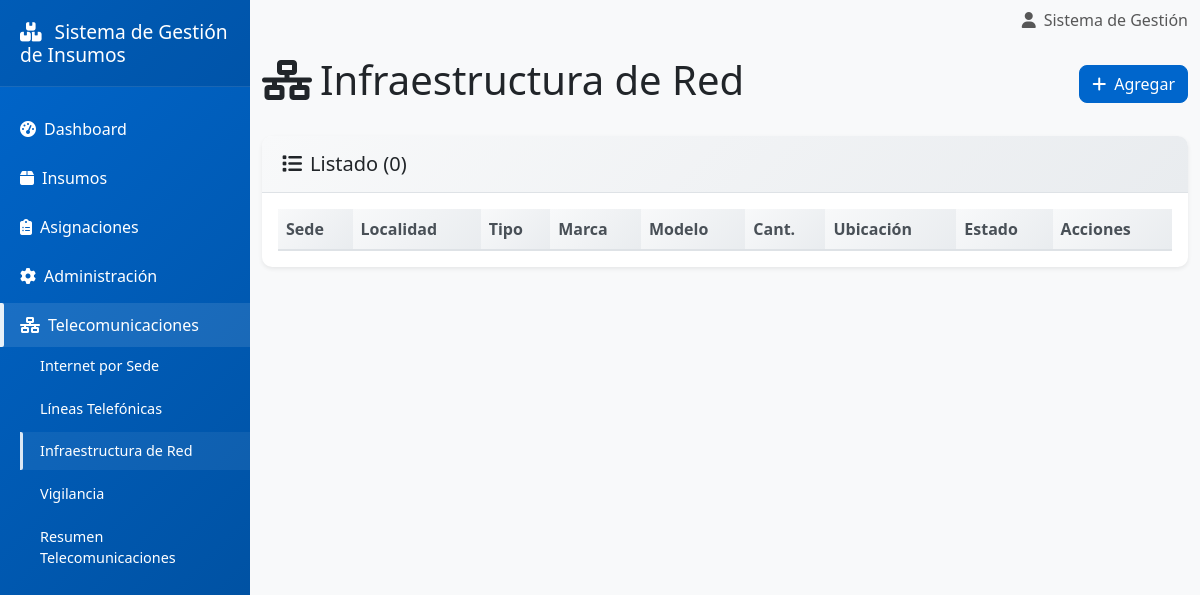
Page /pages/admin/telecom_red.php on the earlier database version.
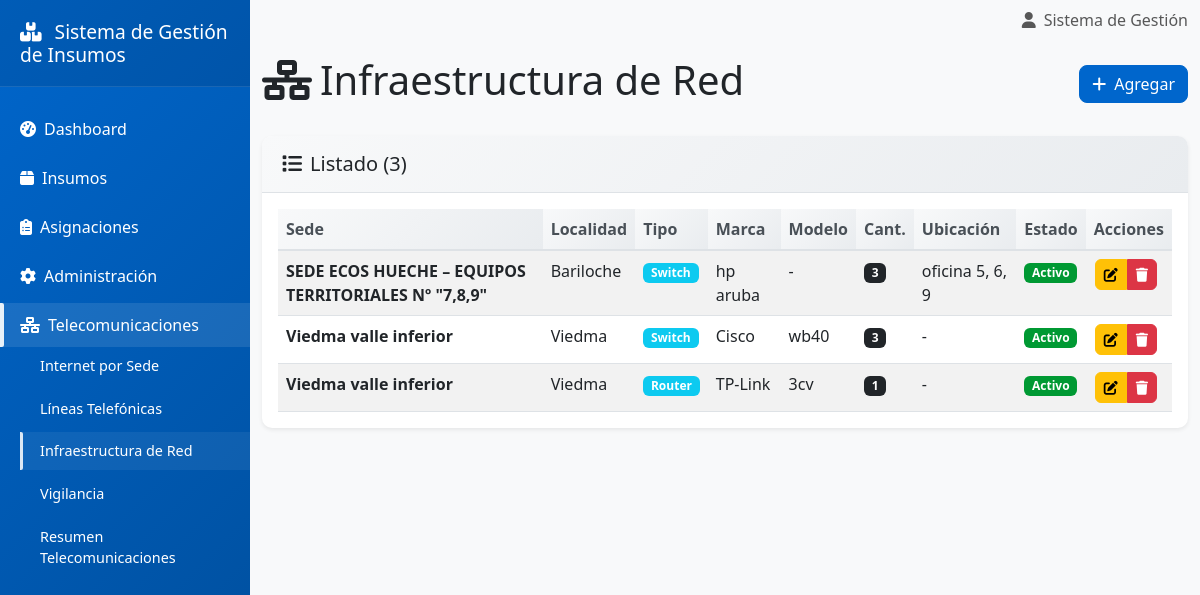
Same page on the later database version.
### tables this page shows
CREATE TABLE `sedes_red_dispositivos` (
  `id_dispositivo` int(11) NOT NULL,
  `id_sede` int(11) NOT NULL,
  `tipo_dispositivo` enum('Switch','Router','UPS','AP','Firewall') NOT NULL,
  `marca` varchar(100) DEFAULT NULL,
  `modelo` varchar(100) DEFAULT NULL,
  `cantidad` int(11) NOT NULL DEFAULT 1,
  `ubicacion` varchar(100) DEFAULT NULL,
  `estado` enum('Activo','De Baja') NOT NULL DEFAULT 'Activo',
  `observaciones` varchar(255) DEFAULT NULL
);

CREATE TABLE `sedes` (
  `id_sede` int(11) NOT NULL,
  `id_localidad` int(11) NOT NULL,
  `nombre_sede` varchar(100) NOT NULL,
  `direccion` varchar(255) DEFAULT NULL,
  `delegado_nombre` varchar(100) DEFAULT NULL,
  `delegado_apellido` varchar(100) DEFAULT NULL,
  `delegado_telefono` varchar(50) DEFAULT NULL,
  `responsable_nombre` varchar(100) DEFAULT NULL,
  `responsable_apellido` varchar(100) DEFAULT NULL,
  `responsable_telefono` varchar(50) DEFAULT NULL
);

CREATE TABLE `localidades` (
  `id_localidad` int(11) NOT NULL,
  `id_zona` int(11) NOT NULL,
  `nombre_localidad` varchar(100) NOT NULL
);

### includes/config.php (called while the page is built, shortened)
<?php
function app_base_url(): string { return APP_BASE_URL; }
?>

### pages/admin/telecom_red.php (the view, shortened to what this page needs)
<?php
require_once '../../includes/config.php';
$db = conectarDB();
$rows = $db->query("SELECT d.*, s.nombre_sede, l.nombre_localidad, l.id_localidad FROM sedes_red_dispositivos d JOIN sedes s ON s.id_sede=d.id_sede JOIN localidades l ON l.id_localidad=s.id_localidad ORDER BY l.nombre_localidad, s.nombre_sede, d.tipo_dispositivo")->fetchAll();
include '../../includes/header.php';
?>
<div class="row">
  <div class="col-12 d-flex justify-content-between align-items-center mb-4">
    <h1><i class="fas fa-network-wired me-2"></i>Infraestructura de Red</h1>
    <button class="btn btn-primary" data-bs-toggle="modal" data-bs-target="#modalRed"><i class="fas fa-plus me-2"></i>Agregar</button>
  </div>
</div>
<div class="card">
  <div class="card-header"><h5 class="mb-0"><i class="fas fa-list me-2"></i>Listado (<?php echo count($rows); ?>)</h5></div>
  <div class="card-body">
    <div class="table-responsive">
      <table class="table table-striped datatable">
        <thead><tr><th>Sede</th><th>Localidad</th><th>Tipo</th><th>Marca</th><th>Modelo</th><th>Cant.</th><th>Ubicación</th><th>Estado</th><th>Acciones</th></tr></thead>
        <tbody>
          <?php foreach ($rows as $r): ?>
          <tr>
            <td><strong><?php echo htmlspecialchars($r['nombre_sede']); ?></strong></td>
            <td><?php echo htmlspecialchars($r['nombre_localidad']); ?></td>
            <td><span class="badge bg-info"><?php echo htmlspecialchars($r['tipo_dispositivo']); ?></span></td>
            <td><?php echo htmlspecialchars($r['marca'] ?: '-'); ?></td>
            <td><?php echo htmlspecialchars($r['modelo'] ?: '-'); ?></td>
            <td><span class="badge bg-dark"><?php echo (int)$r['cantidad']; ?></span></td>
            <td><?php echo htmlspecialchars($r['ubicacion'] ?: '-'); ?></td>
            <td><?php $e=$r['estado']; $cls=$e==='Activo'?'estado-activa':'estado-baja'; ?><span class="badge <?php echo $cls; ?>"><?php echo $e; ?></span></td>
            <td>
              <div class="btn-group" role="group">
                <button class="btn btn-sm btn-warning" aria-label="Editar dispositivo" onclick='editRed(<?php echo json_encode($r, JSON_HEX_TAG|JSON_HEX_APOS|JSON_HEX_AMP|JSON_HEX_QUOT); ?>)'><i class="fas fa-edit" aria-hidden="true"></i></button>
                <button class="btn btn-sm btn-danger" aria-label="Eliminar dispositivo" onclick="delRed(<?php echo (int)$r['id_dispositivo']; ?>)"><i class="fas fa-trash" aria-hidden="true"></i></button>
              </div>
            </td>
          </tr>
          <?php endforeach; ?>
        </tbody>
      </table>
    </div>
  </div>
</div>
<?php include '../../includes/footer.php'; ?>

### includes/header.php (shortened to what this page needs)
<!DOCTYPE html>
<html lang="es">
<head>
    <link href="https://cdn.jsdelivr.net/npm/bootstrap@5.3.0/dist/css/bootstrap.min.css" rel="stylesheet">
    <link href="https://cdnjs.cloudflare.com/ajax/libs/font-awesome/6.4.0/css/all.min.css" rel="stylesheet" />
    <link href="https://cdn.datatables.net/1.13.6/css/dataTables.bootstrap5.min.css" rel="stylesheet">
    <link href="https://cdn.jsdelivr.net/npm/select2@4.1.0-rc.0/dist/css/select2.min.css" rel="stylesheet">
    <link href="https://cdn.jsdelivr.net/npm/select2-bootstrap-5-theme@1.3.0/dist/select2-bootstrap-5-theme.min.css" rel="stylesheet">
    <link href="<?php echo app_base_url(); ?>/public/css/style.css" rel="stylesheet">
</head>
<body>
    <div class="wrapper">
        <nav id="sidebar" class="sidebar" role="navigation" aria-label="Menú lateral">
            <div class="sidebar-header">
                <h3>
                    <i class="fas fa-boxes me-2"></i>
                    <?php echo APP_NAME; ?>
                </h3>
            </div>
            <?php
                $currentPath = isset($_SERVER['SCRIPT_NAME']) ? $_SERVER['SCRIPT_NAME'] : '';
                $isDashboard = strpos($currentPath, '/pages/dashboard.php') !== false;
                $isInsumos = strpos($currentPath, '/pages/insumos/') !== false;
                $isAsignaciones = strpos($currentPath, '/pages/asignaciones/') !== false;
                $isReportes = strpos($currentPath, '/pages/reportes/') !== false;
                $telecomItems = [
                    '/pages/admin/telecom_internet.php',
                    '/pages/admin/telecom_telefonia.php',
                    '/pages/admin/telecom_red.php',
                    '/pages/admin/telecom_vigilancia.php',
                    '/pages/admin/telecom_vigilancia_servicio.php',
                    '/pages/admin/telecom_resumen.php'
                ];
                $isAdmin = false;
                $isTelecom = false;
                foreach ($telecomItems as $p) { if (strpos($currentPath, $p) !== false) { $isTelecom = true; break; } }
            ?>
            <ul class="list-unstyled components" role="menubar">
                <li>
                    <a href="<?php echo app_base_url(); ?>/pages/dashboard.php" class="nav-link <?php echo $isDashboard ? 'active' : ''; ?>" role="menuitem">
                        <i class="fas fa-tachometer-alt me-2"></i>Dashboard
                    </a>
                </li>
                <li>
                    <a href="<?php echo app_base_url(); ?>/pages/insumos/listar.php" class="nav-link <?php echo $isInsumos ? 'active' : ''; ?>" role="menuitem">
                        <i class="fas fa-box me-2"></i>Insumos
                    </a>
                </li>
                <li>
                    <a href="<?php echo app_base_url(); ?>/pages/asignaciones/listar.php" class="nav-link <?php echo ($isAsignaciones || $isReportes) ? 'active' : ''; ?>" role="menuitem">
                        <i class="fas fa-clipboard-list me-2"></i>Asignaciones
                    </a>
                </li>
                <li>
                    <a href="#adminSubmenu" class="nav-link <?php echo $isAdmin ? 'active' : ''; ?>" data-bs-toggle="collapse" role="button" aria-expanded="<?php echo $isAdmin ? 'true' : 'false'; ?>" aria-controls="adminSubmenu">
                        <i class="fas fa-cog me-2"></i>Administración
                    </a>
                </li>
                <li>
                    <a href="#telecomSubmenu" class="nav-link <?php echo $isTelecom ? 'active' : ''; ?>" data-bs-toggle="collapse" role="button" aria-expanded="<?php echo $isTelecom ? 'true' : 'false'; ?>" aria-controls="telecomSubmenu">
                        <i class="fas fa-network-wired me-2"></i>Telecomunicaciones
                    </a>
                    <ul class="collapse list-unstyled <?php echo $isTelecom ? 'show' : ''; ?>" id="telecomSubmenu" data-bs-parent="#sidebar" role="menu">
                        <li><a role="menuitem" href="<?php echo app_base_url(); ?>/pages/admin/telecom_internet.php" class="<?php echo strpos($currentPath, '/pages/admin/telecom_internet.php') !== false ? 'active' : ''; ?>">Internet por Sede</a></li>
                        <li><a role="menuitem" href="<?php echo app_base_url(); ?>/pages/admin/telecom_telefonia.php" class="<?php echo strpos($currentPath, '/pages/admin/telecom_telefonia.php') !== false ? 'active' : ''; ?>">Líneas Telefónicas</a></li>
                        <li><a role="menuitem" href="<?php echo app_base_url(); ?>/pages/admin/telecom_red.php" class="<?php echo strpos($currentPath, '/pages/admin/telecom_red.php') !== false ? 'active' : ''; ?>">Infraestructura de Red</a></li>
                        <li><a role="menuitem" href="<?php echo app_base_url(); ?>/pages/admin/telecom_vigilancia.php" class="<?php echo strpos($currentPath, '/pages/admin/telecom_vigilancia.php') !== false ? 'active' : ''; ?>">Vigilancia</a></li>
                        <li><a role="menuitem" href="<?php echo app_base_url(); ?>/pages/admin/telecom_resumen.php" class="<?php echo strpos($currentPath, '/pages/admin/telecom_resumen.php') !== false ? 'active' : ''; ?>">Resumen Telecomunicaciones</a></li>
                    </ul>
                </li>
            </ul>
        </nav>
        <div id="content">
            <nav class="navbar navbar-expand-lg navbar-light bg-light">
                <div class="container-fluid">
                    <div class="ms-auto">
                        <span class="navbar-text">
                            <i class="fas fa-user me-2"></i>Sistema de Gestión
                        </span>
                    </div>
                </div>
            </nav>
            <div class="container-fluid mt-3">

### includes/footer.php (shortened to what this page needs)
    </div>
    </div>
    <div id="toastContainer" class="toast-container position-fixed top-0 end-0 p-3" style="z-index: 1080;" aria-live="polite" aria-atomic="true"></div>
</body>
</html>

### public/css/style.css (style rules this page uses)
:root { --primary-color: #0066cc; --secondary-color: #ffffff; --success-color: #009933; --warning-color: #ffcc00; --danger-color: #cc0000; --info-color: #0099cc; --light-color: #f8f9fa; --dark-color: #212529; }
body { font-family: 'Segoe UI', Tahoma, Geneva, Verdana, sans-serif; background-color: #f8f9fa; margin: 0; padding: 0; }
.wrapper { display: flex; width: 100%; align-items: stretch; }
.sidebar { min-width: 250px; max-width: 250px; background: linear-gradient(135deg, var(--primary-color) 0%, #004d99 100%); color: #fff; transition: all 0.3s; position: fixed; height: 100vh; z-index: 1000; overflow-y: auto; overflow-x: hidden; }
.sidebar-header { padding: 20px; background: rgba(0, 0, 0, 0.1); border-bottom: 1px solid rgba(255, 255, 255, 0.1); }
.sidebar-header h3 { color: #fff; margin: 0; font-size: 1.2rem; }
.sidebar .components { padding: 20px 0; }
.sidebar .components li { margin-bottom: 5px; }
.sidebar .components li a { padding: 10px 20px; display: block; color: #fff; text-decoration: none; transition: all 0.3s; position: relative; }
.sidebar .components li > a.active, .sidebar .components li > a[aria-expanded="true"] { background: rgba(255, 255, 255, 0.1); }
.sidebar .components li > a.active::before, .sidebar .components li > a[aria-expanded="true"]::before { content: ''; position: absolute; left: 0; top: 0; bottom: 0; width: 4px; background: rgba(255,255,255,0.9); border-radius: 0 2px 2px 0; }
.sidebar .components li ul { padding-left: 20px; }
.sidebar .components li ul li a { padding: 8px 20px; font-size: 0.9rem; }
.sidebar .components li ul li a.active { background: rgba(255, 255, 255, 0.06) !important; }
.sidebar .components li ul li a.active::before { content: ''; position: absolute; left: 0; top: 0; bottom: 0; width: 3px; background: rgba(255,255,255,0.85); border-radius: 0 2px 2px 0; }
#content { width: 100%; padding: 0; min-height: 100vh; transition: all 0.3s; margin-left: 250px; }
.card { border: none; border-radius: 10px; box-shadow: 0 0.125rem 0.25rem rgba(0, 0, 0, 0.075); transition: all 0.3s ease; }
.card-header { background: linear-gradient(135deg, #f8f9fa 0%, #e9ecef 100%); border-bottom: 1px solid #dee2e6; border-radius: 10px 10px 0 0 !important; padding: 1rem 1.25rem; font-weight: 600; }
.btn { border-radius: 8px; font-weight: 500; transition: all 0.3s ease; }
.btn-primary { background-color: var(--primary-color); border-color: var(--primary-color); }
.btn-sm { padding: 0.25rem 0.5rem; font-size: 0.875rem; border-radius: 6px; }
.table { margin-bottom: 0; }
.table thead th { background: linear-gradient(135deg, #f8f9fa 0%, #e9ecef 100%); border-bottom: 2px solid #dee2e6; font-weight: 600; color: #495057; }
.badge { font-size: 0.75em; padding: 0.35em 0.65em; border-radius: 6px; }
.estado-activa { background-color: var(--success-color) !important; color: white !important; }
.btn-group .btn { margin: 0 1px; }
.btn-group .btn[onclick] { cursor: pointer; pointer-events: auto; }

Differences in the rows shown:
added sedes_red_dispositivos: id_sede.nombre_sede "SEDE ECOS HUECHE – EQUIPOS TERRITORIALES Nº \"7,8,9\"", localidades.nombre_localidad "Bariloche", tipo_dispositivo "Switch", marca "hp aruba", modelo "-", cantidad "3", ubicacion "oficina 5, 6, 9", estado "Activo"
added sedes_red_dispositivos: id_sede.nombre_sede "Viedma valle inferior", localidades.nombre_localidad "Viedma", tipo_dispositivo "Switch", marca "Cisco", modelo "wb40", cantidad "3", ubicacion "-", estado "Activo"
added sedes_red_dispositivos: id_sede.nombre_sede "Viedma valle inferior", localidades.nombre_localidad "Viedma", tipo_dispositivo "Router", marca "TP-Link", modelo "3cv", cantidad "1", ubicacion "-", estado "Activo"
Other differences:
count($rows): "0" → "3"
